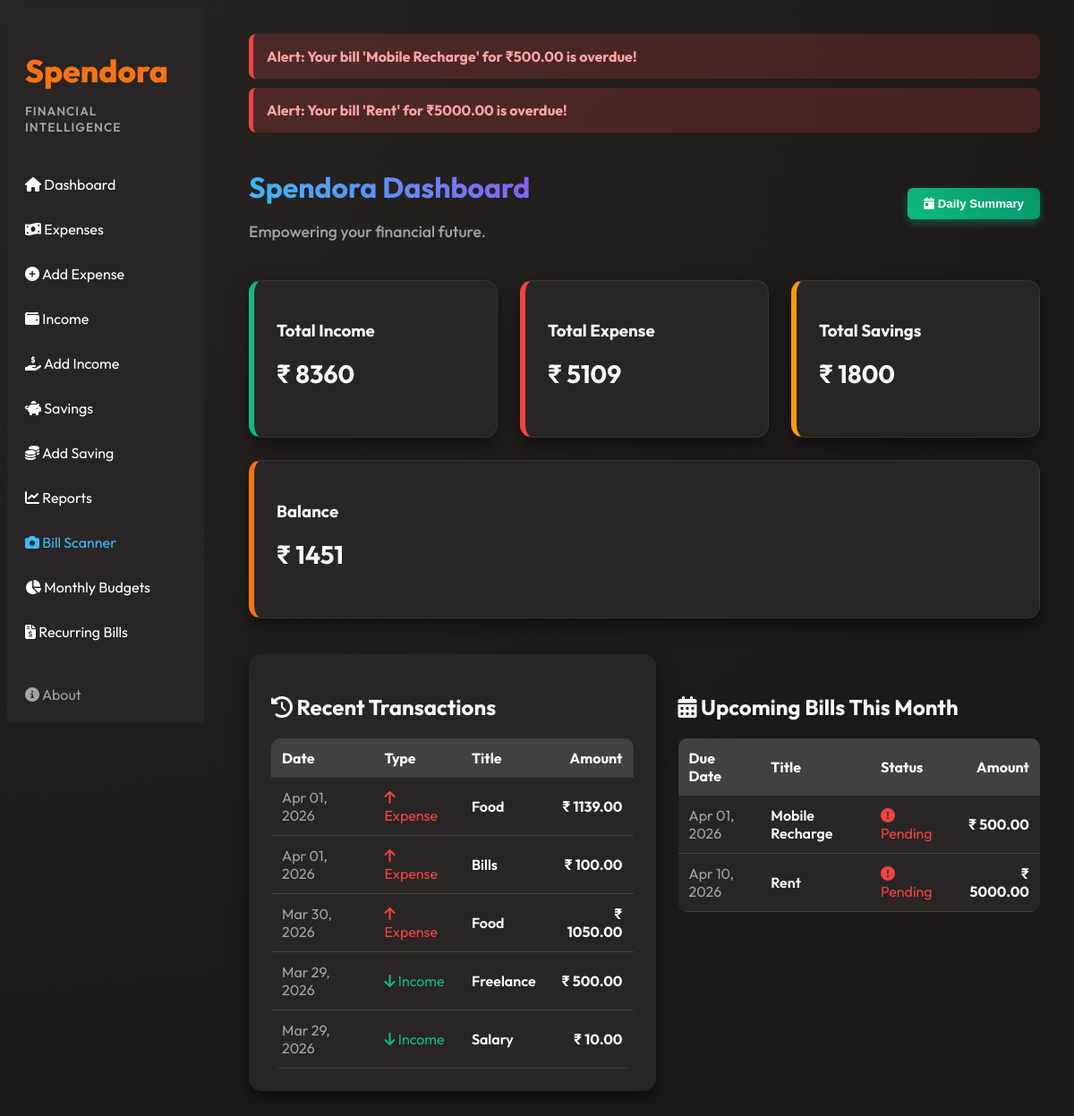
The app's page / (signed in), older data.
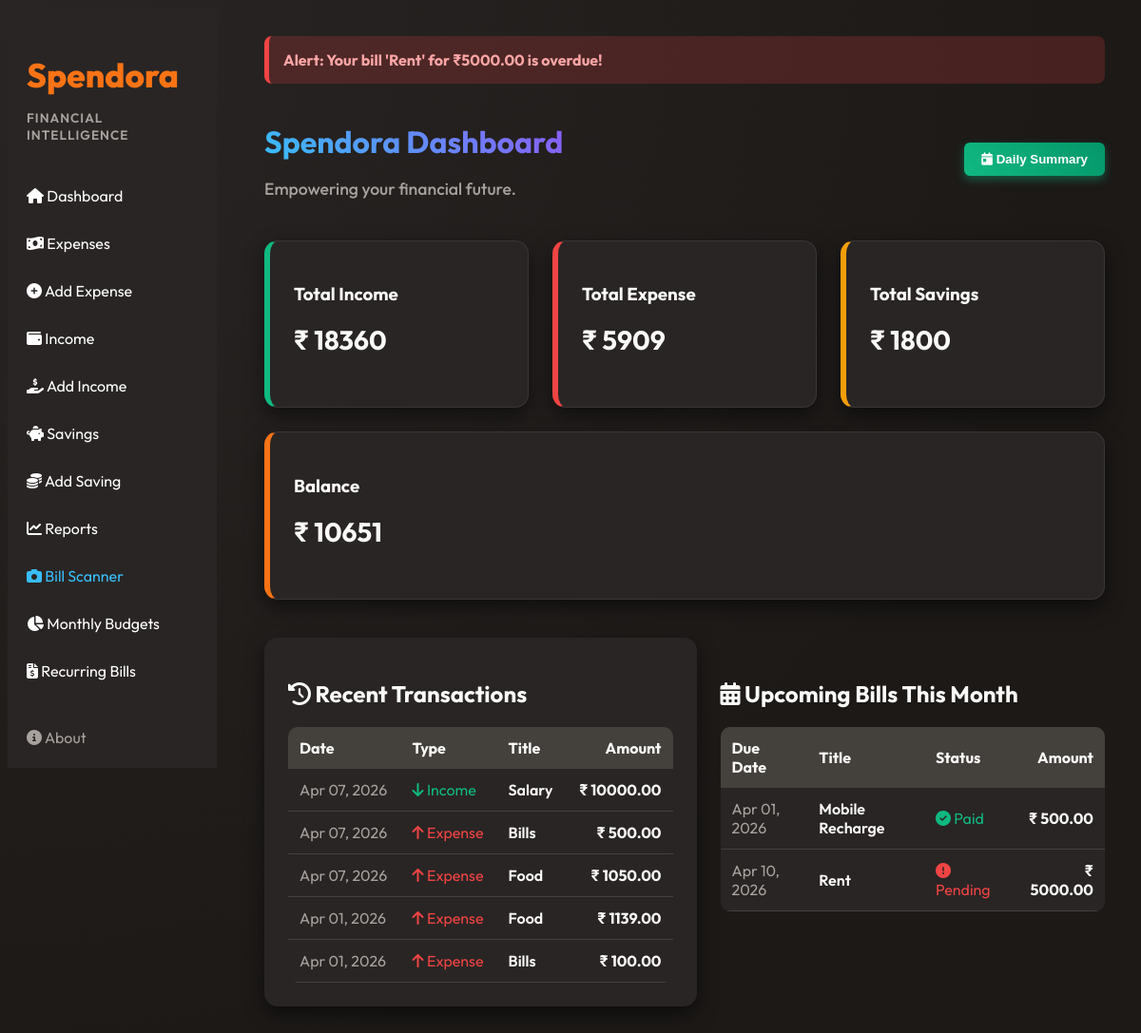
The same page, newer data.
### tracker/models.py (models this page shows, shortened)
class Expense(models.Model):
    user = models.ForeignKey(User, on_delete=models.CASCADE)
    amount = models.DecimalField(max_digits=10, decimal_places=2)
    category = models.ForeignKey(Category, on_delete=models.CASCADE)
    description = models.TextField(blank=True)
    date = models.DateField(default=timezone.now)

class Category(models.Model):
    user = models.ForeignKey(User, on_delete=models.CASCADE)
    name = models.CharField(max_length=100)

class Income(models.Model):
    user = models.ForeignKey(User, on_delete=models.CASCADE)
    source = models.CharField(max_length=200)
    amount = models.DecimalField(max_digits=10, decimal_places=2)
    date = models.DateField()
    note = models.TextField(blank=True)
    created_at = models.DateTimeField(auto_now_add=True)

class BillReminder(models.Model):
    user = models.ForeignKey(User, on_delete=models.CASCADE)
    title = models.CharField(max_length=200)
    amount = models.DecimalField(max_digits=10, decimal_places=2, null=True, blank=True)
    due_date = models.DateField()
    is_recurring = models.BooleanField(default=False)
    is_paid = models.BooleanField(default=False)

### tracker/views.py (the view)
# urls.py: path('', views.landing_or_dashboard, name='home'),
def landing_or_dashboard(request):
    if request.user.is_authenticated:
        return dashboard(request)
    return render(request, "landing.html")

### tracker/views.py (called while the page is built, shortened)
def process_recurring_bills(user):
    today = timezone.now().date()
    recurring_bills = BillReminder.objects.filter(user=user, is_recurring=True, due_date__lte=today)

### templates/dashboard.html (shortened to what the changed rows need)
{% extends "base.html" %}
{% load static %}
{% block content %}
<div class="dashboard-header" style="display:flex; justify-content:space-between; align-items:center;">
    <div>
        <h1 style="background: linear-gradient(45deg, #38bdf8, #8b5cf6); -webkit-background-clip: text; -webkit-text-fill-color: transparent; margin-bottom: 5px;">Spendora Dashboard</h1>
    </div>
</div>
<div class="cards">
    <div class="card income-card">
        <h3>Total Income</h3>
        <p class="amount">₹ {{ total_income }}</p>
    </div>
    <div class="card expense-card">
        <h3>Total Expense</h3>
        <p class="amount">₹ {{ total_expense }}</p>
    </div>
    <div class="card balance-card">
        <h3>Balance</h3>
        <p class="amount">₹ {{ balance }}</p>
    </div>
</div>
<div class="dashboard-grid" style="margin-top:25px;">
    <div class="recent-transactions">
        <h2><i class="fas fa-history"></i> Recent Transactions</h2>
        {% if recent_transactions %}
        <table class="expense-table" style="border-radius:10px; overflow:hidden;">
            <thead>
                <tr style="background: var(--card-bg);">
                    <th style="padding: 12px; text-align: left;">Date</th>
                    <th style="padding: 12px; text-align: left;">Type</th>
                    <th style="padding: 12px; text-align: left;">Title</th>
                    <th style="padding: 12px; text-align: right;">Amount</th>
                </tr>
            </thead>
            <tbody>
                {% for tx in recent_transactions %}
                <tr>
                    <td style="padding: 12px; color:var(--text-muted);">{{ tx.date|date:"M d, Y" }}</td>
                    <td style="padding: 12px;">
                        {% if tx.type_label == 'Income' %}<span style="color:var(--success);"><i class="fas fa-arrow-down"></i> Income</span>
                        {% elif tx.type_label == 'Expense' %}<span style="color:var(--danger);"><i class="fas fa-arrow-up"></i> Expense</span>
                        {% else %}<span style="color:var(--accent-orange);"><i class="fas fa-piggy-bank"></i> Saving</span>{% endif %}
                    </td>
                    <td style="padding: 12px; font-weight:600; color:var(--text-light);">{{ tx.display_title }}</td>
                    <td style="padding: 12px; text-align:right; font-weight:bold;">₹ {{ tx.amount }}</td>
                </tr>
                {% endfor %}
            </tbody>
        </table>
        {% else %}
        <p style="color: var(--text-muted);">No records found.</p>
        {% endif %}
    </div>
    <div class="upcoming-bills" style="margin-top: 25px;">
        <h2><i class="fas fa-calendar-alt"></i> Upcoming Bills This Month</h2>
        {% if this_month_bills %}
        <table class="expense-table" style="border-radius:10px; overflow:hidden; width: 100%;">
            <thead>
                <tr style="background: var(--card-bg);">
                    <th style="padding: 12px; text-align: left;">Due Date</th>
                    <th style="padding: 12px; text-align: left;">Title</th>
                    <th style="padding: 12px; text-align: left;">Status</th>
                    <th style="padding: 12px; text-align: right;">Amount</th>
                </tr>
            </thead>
            <tbody>
                {% for bill in this_month_bills %}
                <tr style="border-bottom: 1px solid rgba(255,255,255,0.05);">
                    <td style="padding: 12px; color:var(--text-muted);">{{ bill.due_date|date:"M d, Y" }}</td>
                    <td style="padding: 12px; font-weight:600; color:var(--text-light);">{{ bill.title }}
                    </td>
                    <td style="padding: 12px;">
                        {% if bill.is_paid %}
                        <span style="color:var(--success);"><i class="fas fa-check-circle"></i> Paid</span>
                        {% else %}
                        <span style="color:var(--danger);"><i class="fas fa-exclamation-circle"></i> Pending</span>
                        {% endif %}
                    </td>
                    <td style="padding: 12px; text-align:right; font-weight:bold;">₹ {{ bill.amount|default:"0.00" }}</td>
                </tr>
                {% endfor %}
            </tbody>
        </table>
        {% else %}
        <p style="color: var(--text-muted);">No upcoming bills this month.</p>
        {% endif %}
    </div>
</div>
<link rel="stylesheet" href="https://cdnjs.cloudflare.com/ajax/libs/font-awesome/6.4.0/css/all.min.css">
{% endblock %}

Row changes from the older to the newer data that the page shows:
no longer on this page (row unchanged): Expense: date "Mar 30, 2026", shows "Expense", display_title "Food", amount "1050.00"
no longer on this page (row unchanged): Income: date "Mar 29, 2026", shows "Income", display_title "Freelance", amount "500.00"
no longer on this page (row unchanged): Income: date "Mar 29, 2026", shows "Income", display_title "Salary", amount "10.00"
added Income: date "Apr 07, 2026", shows "Income", display_title "Salary", amount "10000.00"
added Expense: date "Apr 07, 2026", shows "Expense", display_title "Bills", amount "500.00"
added Expense: date "Apr 07, 2026", shows "Expense", display_title "Food", amount "1050.00"
changed BillReminder "Apr 01, 2026": is_paid "Pending" → "Paid"
Text that changed along with them:
{{ total_income }}: "8360" → "18360"
{{ total_expense }}: "5109" → "5909"
{{ balance }}: "1451" → "10651"
list line gone: "Alert: Your bill 'Mobile Recharge' for ₹500.00 is overdue!"
